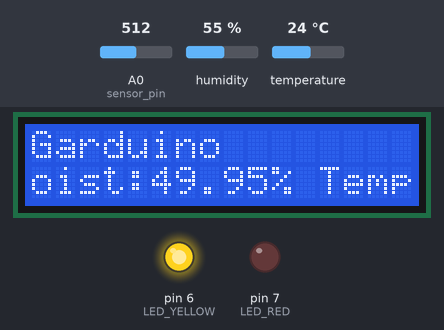
Bench run of a sketch on a simulated Arduino Uno, built with avr-gcc and run on an emulated ATmega328P. Parts: 16×2 character LCD, output pins drawn as LEDs (lit = HIGH). Inputs (shaded band) come from the test bench; at power-on: A0 (sensor_pin) = 512, humidity 55 %, temperature 24 °C. What the sketch prints to the serial monitor is not drawn.

Above: at 0.1 s.
At 10.3 s:
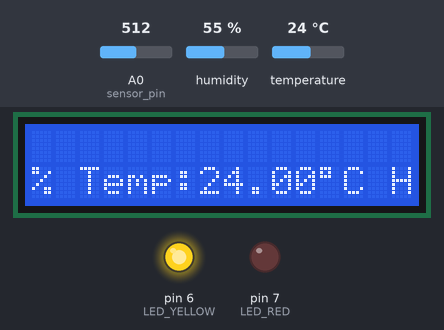
At 21.4 s:
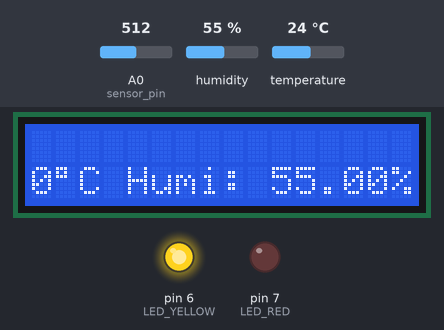
At 38.7 s:
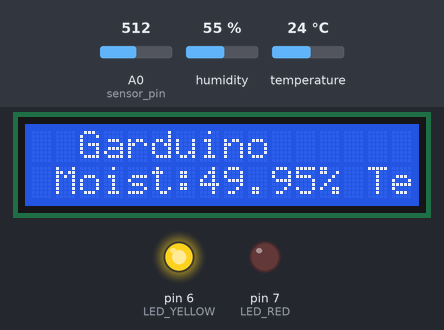
Timing chart, 0 to 40.0 s (numbered marks = the images above):
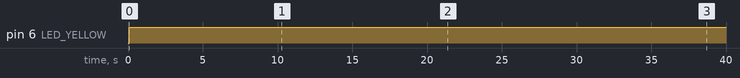

Measured:
- by itself, pin 6 (LED_YELLOW): LOW → HIGH at 0.09 s
- what the display in image 1 shows lasts 1.0 s, from 10.2 s to 11.2 s

The sketch:

Garduino.ino
```cpp
//Here is my code which I copied from the file:
const int sensor_pin = A0;
#include <dht.h>
#include <Adafruit_Sensor.h>
#include <LiquidCrystal.h>
const int rs = 12, en = 11, d4 = 5, d5 = 4, d6 = 3, d7 = 2;
LiquidCrystal lcd(rs, en, d4, d5, d6, d7);
dht DHT;
#define DHTTYPE DHT11
#define DHT_PIN 9
int LED_GREEN = 12;
int LED_YELLOW = 6;
int LED_RED = 7;

void setup()
{
 Serial.begin(9600);
lcd.begin(16, 2);
pinMode(LED_GREEN, OUTPUT);
pinMode(LED_YELLOW, OUTPUT);
pinMode(LED_RED, OUTPUT);

}
void loop()
{
  float moisture_percentage;
  int sensor_analog;
  sensor_analog = analogRead(sensor_pin);
  moisture_percentage = ( 100 - ( (sensor_analog/1023.00) * 100 ) );
 int t =  DHT.temperature;
 int h = DHT.humidity;
 int chk = DHT.read11(DHT_PIN);
 // LCD output
if (moisture_percentage < 20){
  digitalWrite(LED_GREEN, HIGH);
  digitalWrite(LED_YELLOW, LOW);
  digitalWrite(LED_RED, LOW);
}
if (moisture_percentage < 50){
  digitalWrite(LED_GREEN, LOW);
  digitalWrite(LED_YELLOW, HIGH);
  digitalWrite(LED_RED, LOW);
}
if(moisture_percentage>=50){
  digitalWrite(LED_GREEN, LOW);
  digitalWrite(LED_YELLOW, LOW);
  digitalWrite(LED_RED, HIGH);
}


for (int positionCounter = 0; positionCounter < 29; positionCounter++)
{
lcd.scrollDisplayLeft();
lcd.setCursor(0, 0);
lcd.print(" Garduino");
 lcd.setCursor(0,1);
 lcd.print("Moist:");
lcd.print(moisture_percentage);
lcd.print("%");
lcd.print(" Temp:");
lcd.print(DHT.temperature);
lcd.print(char(223));
lcd.print("C ");
 lcd.print("Humi: ");
 lcd.print(DHT.humidity);
 lcd.println("%");
// Serial Monitor Output
  Serial.print("Temperature = ");
 Serial.print(DHT.temperature);
 Serial.println("*C");
 Serial.print("Humidity = ");
 Serial.print(DHT.humidity);
 Serial.println("%");
 Serial.print("Moisture Percentage = ");
  Serial.print(moisture_percentage);
  Serial.print("%");
 delay(1000);
  }
}
```
